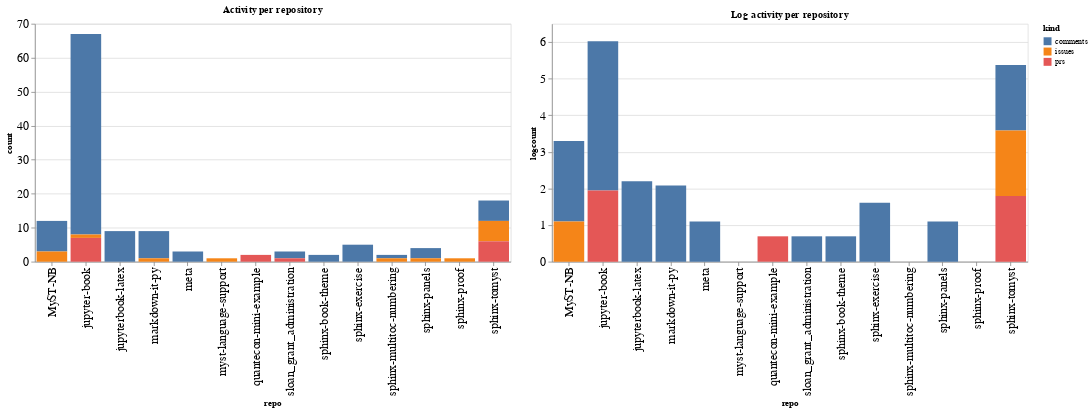

The notebook cell saved with this chart:
### Code cell
ch1 = alt.Chart(repo_summaries, width=600, title="Activity per repository").mark_bar().encode(
    x='repo',
    y='count',
    color='kind',
    tooltip="kind"
)

ch2 = alt.Chart(repo_summaries, width=600, title="Log activity per repository").mark_bar().encode(
    x='repo',
    y='logcount',
    color='kind',
    tooltip="kind"
)

ch1 | ch2

### Figure 1 — Vega-Lite specification as saved in the notebook (floating-point values rounded to 4 significant figures)
{"config": {"axisLeft": {"labelFontSize": 15}, "axisBottom": {"labelFontSize": 15}}, "hconcat": [{"mark": "bar", "encoding": {"color": {"type": "nominal", "field": "kind"}, "tooltip": {"type": "nominal", "field": "kind"}, "x": {"type": "nominal", "field": "repo"}, "y": {"type": "quantitative", "field": "count"}}, "title": "Activity per repository", "width": 600}, {"mark": "bar", "encoding": {"color": {"type": "nominal", "field": "kind"}, "tooltip": {"type": "nominal", "field": "kind"}, "x": {"type": "nominal", "field": "repo"}, "y": {"type": "quantitative", "field": "logcount"}}, "title": "Log activity per repository", "width": 600}], "data": {"name": "data-364bac10f1c0a0cc1966c1ccada259a4"}, "$schema": "https://vega.github.io/schema/vega-lite/v4.8.1.json", "datasets": {"data-364bac10f1c0a0cc1966c1ccada259a4": [{"repo": "MyST-NB", "kind": "comments", "count": 9, "logcount": 2.197}, {"repo": "MyST-NB", "kind": "issues", "count": 3, "logcount": 1.099}, {"repo": "jupyter-book", "kind": "comments", "count": 59, "logcount": 4.078}, {"repo": "jupyter-book", "kind": "issues", "count": 1, "logcount": 0.0}, {"repo": "jupyter-book", "kind": "prs", "count": 7, "logcount": 1.946}, {"repo": "jupyterbook-latex", "kind": "comments", "count": 9, "logcount": 2.197}, {"repo": "markdown-it-py", "kind": "comments", "count": 8, "logcount": 2.079}, {"repo": "markdown-it-py", "kind": "issues", "count": 1, "logcount": 0.0}, {"repo": "meta", "kind": "comments", "count": 3, "logcount": 1.099}, {"repo": "myst-language-support", "kind": "issues", "count": 1, "logcount": 0.0}, {"repo": "quantecon-mini-example", "kind": "prs", "count": 2, "logcount": 0.6931}, {"repo": "sloan_grant_administration", "kind": "comments", "count": 2, "logcount": 0.6931}, {"repo": "sloan_grant_administration", "kind": "prs", "count": 1, "logcount": 0.0}, {"repo": "sphinx-book-theme", "kind": "comments", "count": 2, "logcount": 0.6931}, {"repo": "sphinx-exercise", "kind": "comments", "count": 5, "logcount": 1.609}, {"repo": "sphinx-multitoc-numbering", "kind": "comments", "count": 1, "logcount": 0.0}, {"repo": "sphinx-multitoc-numbering", "kind": "issues", "count": 1, "logcount": 0.0}, {"repo": "sphinx-panels", "kind": "comments", "count": 3, "logcount": 1.099}, {"repo": "sphinx-panels", "kind": "issues", "count": 1, "logcount": 0.0}, {"repo": "sphinx-proof", "kind": "issues", "count": 1, "logcount": 0.0}, {"repo": "sphinx-tomyst", "kind": "comments", "count": 6, "logcount": 1.792}, {"repo": "sphinx-tomyst", "kind": "issues", "count": 6, "logcount": 1.792}, {"repo": "sphinx-tomyst", "kind": "prs", "count": 6, "logcount": 1.792}]}}
